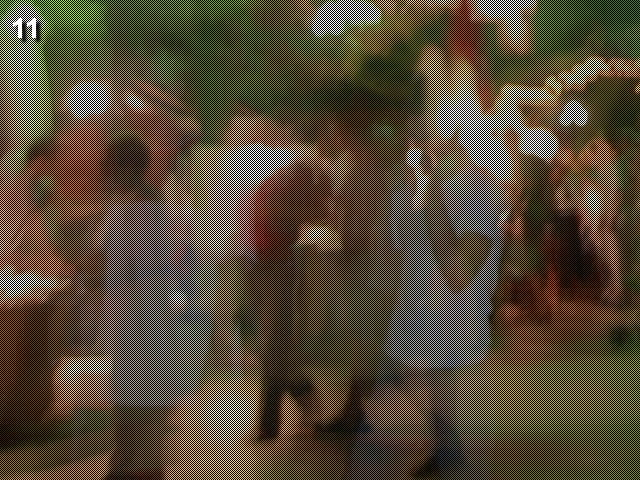
#> input picture challenge_11.jpg, 640 x 480 px
$ python challenge_11.py   (Python 2 division)
#> lines starting #> are read from the running program, lines starting #| are printed output that depends on the picture
import Image, re

picture = Image.open('challenge_11.jpg')
#> picture is the input picture: PIL image 640x480 RGB; mean R, G, B 85.8, 73.7, 57.3
length, height = picture.size
#> length = 640; height = 480
new_size = (length / 2, height / 2)
#> new_size = (320, 240)

odd_odd = []
odd_even = []
even_odd = []
even_even = []

def even(x):
    return x % 2 == 0 and 'even' or 'odd'

def save_image(data, name):
    image = Image.new('RGB', new_size)
    image.putdata(data)
    image.save(name)

for x in xrange(length):
    for y in xrange(height):
        where = '%s_%s' % (even(x), even(y))
        locals()[where].append(picture.getpixel((x, y)))

for name in ['odd_odd', 'odd_even', 'even_odd', 'even_even']:
    save_image(locals()[name], name + '.jpg')
#> this loop made 4 passes
#> pass 1, in save_image, `image.save(name)`:
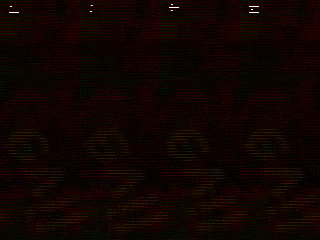
#> saved as odd_odd.jpg: PIL image 320x240 RGB; mean R, G, B 15.6, 4, 0.4
#> pass 2, in save_image (call 2), `image.save(name)`:
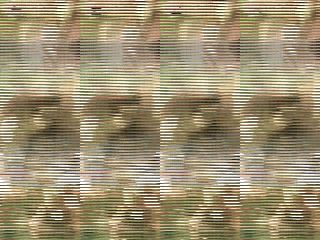
#> saved as odd_even.jpg: PIL image 320x240 RGB; mean R, G, B 156.1, 143.4, 114.3

$ run again, with challenge_12.jpg copied over challenge_11.jpg
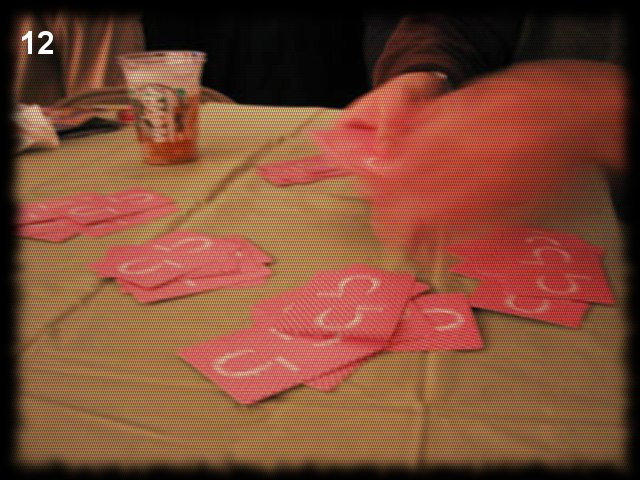
#> input picture challenge_12.jpg, 640 x 480 px
#> picture is the input picture: PIL image 640x480 RGB; mean R, G, B 125.2, 74.5, 53.1
#> the loop `for name in ['odd_odd', 'odd_even', 'even_odd', 'even_even']:` made 4 passes
#> pass 1, in save_image, `image.save(name)`:
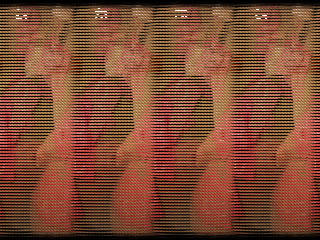
#> saved as odd_odd.jpg: PIL image 320x240 RGB; mean R, G, B 125.2, 74.8, 53.1
#> pass 2, in save_image (call 2), `image.save(name)`:
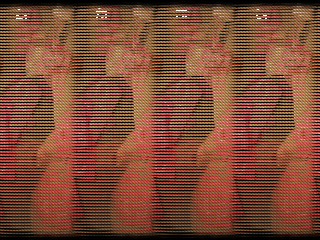
#> saved as odd_even.jpg: PIL image 320x240 RGB; mean R, G, B 125.2, 74.7, 53.1
